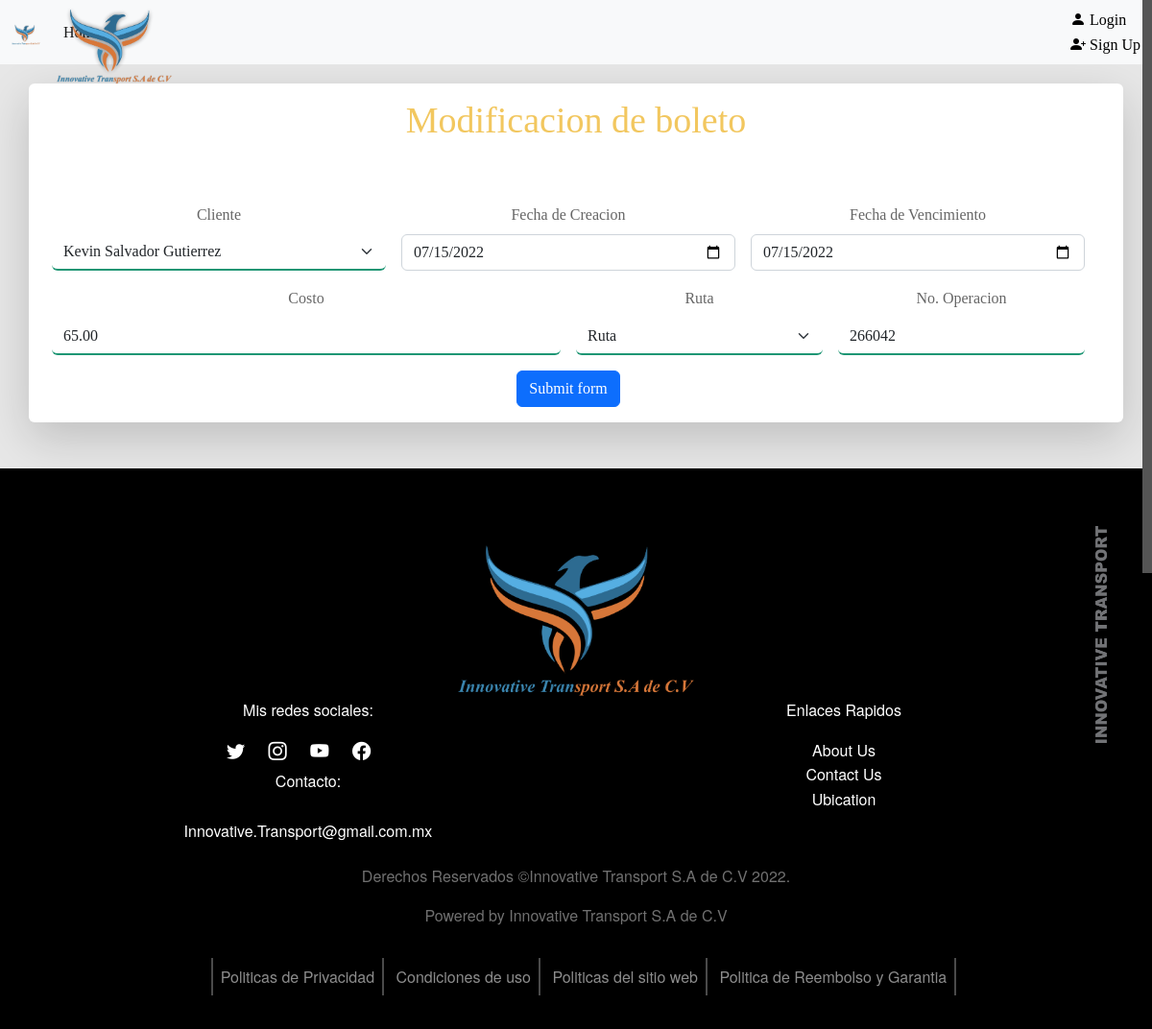
The app's page /admin/operaciones/modificar_boleto.php?operacion=266042 with its own data.
### tables this page shows
CREATE TABLE `cliente` (
  `idCliente` int(11) NOT NULL,
  `nombre` varchar(50) DEFAULT NULL,
  `apellidos` varchar(50) DEFAULT NULL,
  `fechaNac` date DEFAULT NULL,
  `idTUsuario` int(11) DEFAULT NULL,
  `email` varchar(255) DEFAULT NULL,
  `telefono` varchar(14) DEFAULT NULL,
  `calle` varchar(100) DEFAULT NULL,
  `numExt` int(11) DEFAULT NULL,
  `numInt` int(11) DEFAULT NULL,
  `municipio` varchar(100) DEFAULT NULL,
  `codigoPostal` int(11) DEFAULT NULL,
  `idServicio` int(11) NOT NULL,
  `idEscuela` int(11) DEFAULT NULL,
  `Status` int(11) NOT NULL,
  `Sexo` char(12) NOT NULL,
  `password` varchar(100) NOT NULL,
  `dateCreacion` datetime DEFAULT NULL,
  `dateModificacion` datetime DEFAULT NULL,
  `dateEliminacion` datetime DEFAULT NULL,
  `img` varchar(255) DEFAULT NULL
);

CREATE TABLE `tickets` (
  `idTicket` int(11) NOT NULL,
  `idCliente` int(11) DEFAULT NULL,
  `matricula` int(11) DEFAULT NULL,
  `fechaC` date DEFAULT NULL,
  `fechaV` date DEFAULT NULL,
  `costo` double(10,2) DEFAULT NULL,
  `N_Operacion` int(11) DEFAULT NULL,
  `idRuta` int(11) DEFAULT NULL,
  `idHorario` int(11) DEFAULT NULL,
  `dateModificacion` datetime DEFAULT NULL,
  `dateEliminacion` datetime DEFAULT NULL,
  `dateCreacion` datetime DEFAULT NULL
);

### admin/operaciones/modificar_boleto.php (the view, shortened to what this page needs)
<?php
require_once './../../includes/header.php';
require '../../config/ConexionDB.php';
if ($_REQUEST['operacion']) {
    $querytickets = 'SELECT * FROM tickets WHERE N_Operacion =' . $_REQUEST['operacion'];
    $tickets = mysqli_query($conexion, $querytickets);
    $row_tickets = mysqli_fetch_assoc($tickets);
    $querycliente = 'SELECT * FROM cliente WHERE idCliente = '.$row_tickets['idCliente'];
    $cliente = mysqli_query($conexion, $querycliente);
    $row_cliente = mysqli_fetch_assoc($cliente);
}
?>
<section class="modificar-boleto">
    <div class="container">
        <div class="row shadow-lg p-3 mb-5 bg-body rounded">
        <img src="<?= base_url ?>assets/img/Innovative Transport S.A de C.V (1).png" style="width: 146px;padding-left: 12px;position: absolute;" alt="">
            <h1>Modificacion de boleto</h1>
            <form class="row g-3 needs-validation" id="modificar-boleto" novalidate>
                <div class="col-md-4">
                    <label for="exampleInputEmail1" class="form-label">Cliente</label>
                    <select name="cliente" id="" class="form-select" aria-label="Default select example">
                        <option value="<?php echo $row_cliente['idCliente']?>" selected><?php echo $row_cliente['nombre']?> <?php echo $row_cliente['apellidos']?></option>
                    </select>
                </div>
                <div class="col-md-4">
                    <label for="exampleInputPassword1" class="form-label">Fecha de Creacion</label>
                    <input type="date" class="form-control" id="exampleInputPassword1" name="fechaC" value="<?php echo $row_tickets['fechaC'] ?>">
                </div>
                <div class="col-md-4">
                    <label for="exampleInputPassword1" class="form-label">Fecha de Vencimiento</label>
                    <input type="date" class="form-control" id="exampleInputPassword1" name="fechaV" value="<?php echo $row_tickets['fechaV'] ?>">
                </div>
                <div class="col-md-6">
                    <label for="exampleInputPassword1" class="form-label">Costo</label>
                    <input type="text" class="form-control" id="exampleInputPassword1" name="costo" value="<?php echo $row_tickets['costo'] ?>">
                </div>
                <div class="col-md-3">
                    <label for="validationCustom04" class="form-label">Ruta</label>
                    <select name="ruta" id="" class="form-select" aria-label="Default select example">
                        <option value="" selected>Ruta</option>
                    </select>
                </div>
                <div class="col-md-3">
                    <label for="exampleInputPassword1" class="form-label">No. Operacion</label>
                    <input name="operacion" type="text" class="form-control" id="exampleInputPassword1" value="<?php echo $row_tickets['N_Operacion'] ?>" readonly>
                </div>
                <div class="col-12">
                    <button class="btn btn-primary" type="submit">Submit form</button>
                </div>
            </form>
        </div>
    </div>
</section>
<?php include_once './../../includes/footer.php';

### assets/css/style.css (style rules this page uses)
:root { --color-default: #F2C75F; }
body { width: 100%; height: 100%; font-family: 'Times New Roman', Times, serif !important; font-weight: 300; color: #666; background-color: #e7e7e7; font-size: 16px; line-height: 1.6em; }
html { width: 100%; height: 100%; }
h1 { font-size: 38px; }
h1, h2, h3, h4, h5, h6 { margin: 0 0 30px; font-family: 'Times New Roman', Times, serif; font-weight: 400; color: #111; }
input[type="text"] { border: none; border-color: none; border-block-end: solid #1e9674 2px; transition: all 0.5s ease 0s; }
.form-select { border: none; border-color: none; border-block-end: solid #1e9674 2px; transition: all 0.5s ease 0s; }
.modificar-boleto { text-align: center; padding-top: 20px; }
.modificar-boleto h1 { color: var(--color-default); }

### admin/assets/css/style.css (style rules this page uses)
* { padding: 0px; margin: 0px; top: 0px; }

### records on screen
cliente: cliente "Kevin Salvador Gutierrez"
tickets: fechaC "07/15/2022", fechaV "07/15/2022", costo "65.00", operacion "266042"
